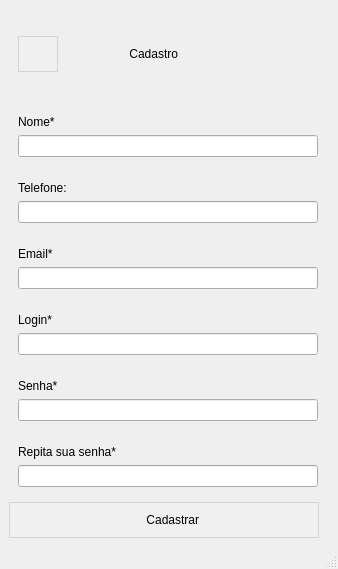
<?xml version="1.0" encoding="UTF-8"?>
<ui version="4.0">
 <class>MainWindow</class>
 <widget class="QMainWindow" name="MainWindow">
  <property name="geometry">
   <rect>
    <x>0</x>
    <y>0</y>
    <width>338</width>
    <height>569</height>
   </rect>
  </property>
  <property name="windowTitle">
   <string>MainWindow</string>
  </property>
  <property name="styleSheet">
   <string notr="true">QPushButton {
                background-color: #f0f0f0;
                border: 1px solid #d3d3d3;
                border-radius: 20px;
                padding: 10px;
                text-align: left;
            }

            QPushButton:hover {
                background-color: #e0e0e0;
            }

            QPushButton:pressed {
                background-color: #c0c0c0;
                border: 1px solid #b0b0b0;
            }</string>
  </property>
  <widget class="QWidget" name="centralwidget">
   <layout class="QVBoxLayout" name="verticalLayout_8">
    <item>
     <widget class="QWidget" name="widget_7" native="true">
      <layout class="QHBoxLayout" name="horizontalLayout">
       <item>
        <widget class="QPushButton" name="pushButtonVoltar">
         <property name="maximumSize">
          <size>
           <width>40</width>
           <height>16777215</height>
          </size>
         </property>
         <property name="text">
          <string/>
         </property>
         <property name="autoDefault">
          <bool>false</bool>
         </property>
         <property name="default">
          <bool>false</bool>
         </property>
         <property name="flat">
          <bool>false</bool>
         </property>
        </widget>
       </item>
       <item>
        <widget class="QLabel" name="label">
         <property name="sizePolicy">
          <sizepolicy hsizetype="Preferred" vsizetype="Maximum">
           <horstretch>0</horstretch>
           <verstretch>0</verstretch>
          </sizepolicy>
         </property>
         <property name="maximumSize">
          <size>
           <width>424745</width>
           <height>20</height>
          </size>
         </property>
         <property name="text">
          <string>Cadastro                       </string>
         </property>
         <property name="alignment">
          <set>Qt::AlignCenter</set>
         </property>
        </widget>
       </item>
      </layout>
     </widget>
    </item>
    <item>
     <widget class="QWidget" name="widget_2" native="true">
      <property name="sizePolicy">
       <sizepolicy hsizetype="Preferred" vsizetype="Maximum">
        <horstretch>0</horstretch>
        <verstretch>0</verstretch>
       </sizepolicy>
      </property>
      <layout class="QVBoxLayout" name="verticalLayout_2">
       <item>
        <widget class="QLabel" name="labelNome">
         <property name="text">
          <string>Nome*</string>
         </property>
        </widget>
       </item>
       <item>
        <widget class="QLineEdit" name="lineEditNome">
         <property name="maximumSize">
          <size>
           <width>300</width>
           <height>16777215</height>
          </size>
         </property>
        </widget>
       </item>
      </layout>
     </widget>
    </item>
    <item>
     <widget class="QWidget" name="widget_5" native="true">
      <property name="sizePolicy">
       <sizepolicy hsizetype="Preferred" vsizetype="Maximum">
        <horstretch>0</horstretch>
        <verstretch>0</verstretch>
       </sizepolicy>
      </property>
      <layout class="QVBoxLayout" name="verticalLayout_6">
       <item>
        <widget class="QLabel" name="labelTelefone">
         <property name="text">
          <string>Telefone:</string>
         </property>
        </widget>
       </item>
       <item>
        <widget class="QLineEdit" name="lineEditTelefone">
         <property name="maximumSize">
          <size>
           <width>300</width>
           <height>16777215</height>
          </size>
         </property>
        </widget>
       </item>
      </layout>
     </widget>
    </item>
    <item>
     <widget class="QWidget" name="widget_3" native="true">
      <property name="sizePolicy">
       <sizepolicy hsizetype="Preferred" vsizetype="Maximum">
        <horstretch>0</horstretch>
        <verstretch>0</verstretch>
       </sizepolicy>
      </property>
      <layout class="QVBoxLayout" name="verticalLayout_4">
       <item>
        <widget class="QLabel" name="labelEmail">
         <property name="text">
          <string>Email*</string>
         </property>
        </widget>
       </item>
       <item>
        <widget class="QLineEdit" name="lineEditEmail">
         <property name="maximumSize">
          <size>
           <width>300</width>
           <height>16777215</height>
          </size>
         </property>
        </widget>
       </item>
      </layout>
     </widget>
    </item>
    <item>
     <widget class="QWidget" name="widget_4" native="true">
      <property name="sizePolicy">
       <sizepolicy hsizetype="Preferred" vsizetype="Maximum">
        <horstretch>0</horstretch>
        <verstretch>0</verstretch>
       </sizepolicy>
      </property>
      <layout class="QVBoxLayout" name="verticalLayout_5">
       <item>
        <widget class="QLabel" name="labelLogin">
         <property name="text">
          <string>Login*</string>
         </property>
        </widget>
       </item>
       <item>
        <widget class="QLineEdit" name="lineEditLogin">
         <property name="maximumSize">
          <size>
           <width>300</width>
           <height>16777215</height>
          </size>
         </property>
        </widget>
       </item>
      </layout>
     </widget>
    </item>
    <item>
     <widget class="QWidget" name="widget_6" native="true">
      <property name="sizePolicy">
       <sizepolicy hsizetype="Preferred" vsizetype="Maximum">
        <horstretch>0</horstretch>
        <verstretch>0</verstretch>
       </sizepolicy>
      </property>
      <layout class="QVBoxLayout" name="verticalLayout_7">
       <item>
        <widget class="QLabel" name="labelSenha">
         <property name="text">
          <string>Senha*</string>
         </property>
        </widget>
       </item>
       <item>
        <widget class="QLineEdit" name="lineEditSenha">
         <property name="maximumSize">
          <size>
           <width>300</width>
           <height>16777215</height>
          </size>
         </property>
        </widget>
       </item>
      </layout>
     </widget>
    </item>
    <item>
     <widget class="QWidget" name="widget" native="true">
      <property name="sizePolicy">
       <sizepolicy hsizetype="Preferred" vsizetype="Maximum">
        <horstretch>0</horstretch>
        <verstretch>0</verstretch>
       </sizepolicy>
      </property>
      <layout class="QVBoxLayout" name="verticalLayout">
       <item>
        <widget class="QLabel" name="labelSenha2">
         <property name="text">
          <string>Repita sua senha*</string>
         </property>
        </widget>
       </item>
       <item>
        <widget class="QLineEdit" name="lineEditSenha2">
         <property name="maximumSize">
          <size>
           <width>300</width>
           <height>16777215</height>
          </size>
         </property>
        </widget>
       </item>
      </layout>
     </widget>
    </item>
    <item>
     <widget class="QPushButton" name="pushButtonCadastrar">
      <property name="sizePolicy">
       <sizepolicy hsizetype="MinimumExpanding" vsizetype="Fixed">
        <horstretch>0</horstretch>
        <verstretch>0</verstretch>
       </sizepolicy>
      </property>
      <property name="minimumSize">
       <size>
        <width>310</width>
        <height>0</height>
       </size>
      </property>
      <property name="maximumSize">
       <size>
        <width>300</width>
        <height>16777215</height>
       </size>
      </property>
      <property name="layoutDirection">
       <enum>Qt::LeftToRight</enum>
      </property>
      <property name="autoFillBackground">
       <bool>false</bool>
      </property>
      <property name="text">
       <string>                                      Cadastrar</string>
      </property>
      <property name="flat">
       <bool>false</bool>
      </property>
     </widget>
    </item>
   </layout>
  </widget>
  <widget class="QMenuBar" name="menubar">
   <property name="geometry">
    <rect>
     <x>0</x>
     <y>0</y>
     <width>338</width>
     <height>22</height>
    </rect>
   </property>
  </widget>
  <widget class="QStatusBar" name="statusbar"/>
 </widget>
 <resources/>
 <connections/>
</ui>
